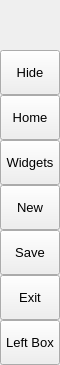
        <widget class="QFrame" name="leftMenuBg">
         <property name="minimumSize">
          <size>
           <width>60</width>
           <height>0</height>
          </size>
         </property>
         <property name="maximumSize">
          <size>
           <width>60</width>
           <height>16777215</height>
          </size>
         </property>
         <property name="frameShape">
          <enum>QFrame::NoFrame</enum>
         </property>
         <property name="frameShadow">
          <enum>QFrame::Raised</enum>
         </property>
         <layout class="QVBoxLayout" name="verticalLayout_3">
          <property name="spacing">
           <number>0</number>
          </property>
          <property name="leftMargin">
           <number>0</number>
          </property>
          <property name="topMargin">
           <number>0</number>
          </property>
          <property name="rightMargin">
           <number>0</number>
          </property>
          <property name="bottomMargin">
           <number>0</number>
          </property>
          <item>
           <widget class="QFrame" name="topLogoInfo">
            <property name="minimumSize">
             <size>
              <width>0</width>
              <height>50</height>
             </size>
            </property>
            <property name="maximumSize">
             <size>
              <width>16777215</width>
              <height>50</height>
             </size>
            </property>
            <property name="frameShape">
             <enum>QFrame::NoFrame</enum>
            </property>
            <property name="frameShadow">
             <enum>QFrame::Raised</enum>
            </property>
            <widget class="QFrame" name="topLogo">
             <property name="geometry">
              <rect>
               <x>10</x>
               <y>5</y>
               <width>42</width>
               <height>42</height>
              </rect>
             </property>
             <property name="minimumSize">
              <size>
               <width>42</width>
               <height>42</height>
              </size>
             </property>
             <property name="maximumSize">
              <size>
               <width>42</width>
               <height>42</height>
              </size>
             </property>
             <property name="frameShape">
              <enum>QFrame::NoFrame</enum>
             </property>
             <property name="frameShadow">
              <enum>QFrame::Raised</enum>
             </property>
            </widget>
            <widget class="QLabel" name="titleLeftApp">
             <property name="geometry">
              <rect>
               <x>70</x>
               <y>8</y>
               <width>160</width>
               <height>20</height>
              </rect>
             </property>
             <property name="font">
              <font>
               <family>Segoe UI Semibold</family>
               <pointsize>12</pointsize>
               <italic>false</italic>
               <bold>false</bold>
              </font>
             </property>
             <property name="text">
              <string>PyDracula</string>
             </property>
             <property name="alignment">
              <set>Qt::AlignLeading|Qt::AlignLeft|Qt::AlignTop</set>
             </property>
            </widget>
            <widget class="QLabel" name="titleLeftDescription">
             <property name="geometry">
              <rect>
               <x>70</x>
               <y>27</y>
               <width>160</width>
               <height>16</height>
              </rect>
             </property>
             <property name="maximumSize">
              <size>
               <width>16777215</width>
               <height>16</height>
              </size>
             </property>
             <property name="font">
              <font>
               <family>Segoe UI</family>
               <pointsize>8</pointsize>
               <italic>false</italic>
               <bold>false</bold>
              </font>
             </property>
             <property name="text">
              <string>Modern GUI / Flat Style</string>
             </property>
             <property name="alignment">
              <set>Qt::AlignLeading|Qt::AlignLeft|Qt::AlignTop</set>
             </property>
            </widget>
           </widget>
          </item>
          <item>
           <widget class="QFrame" name="leftMenuFrame">
            <property name="frameShape">
             <enum>QFrame::NoFrame</enum>
            </property>
            <property name="frameShadow">
             <enum>QFrame::Raised</enum>
            </property>
            <layout class="QVBoxLayout" name="verticalMenuLayout">
             <property name="spacing">
              <number>0</number>
             </property>
             <property name="leftMargin">
              <number>0</number>
             </property>
             <property name="topMargin">
              <number>0</number>
             </property>
             <property name="rightMargin">
              <number>0</number>
             </property>
             <property name="bottomMargin">
              <number>0</number>
             </property>
             <item>
              <widget class="QFrame" name="toggleBox">
               <property name="maximumSize">
                <size>
                 <width>16777215</width>
                 <height>45</height>
                </size>
               </property>
               <property name="frameShape">
                <enum>QFrame::NoFrame</enum>
               </property>
               <property name="frameShadow">
                <enum>QFrame::Raised</enum>
               </property>
               <layout class="QVBoxLayout" name="verticalLayout_4">
                <property name="spacing">
                 <number>0</number>
                </property>
                <property name="leftMargin">
                 <number>0</number>
                </property>
                <property name="topMargin">
                 <number>0</number>
                </property>
                <property name="rightMargin">
                 <number>0</number>
                </property>
                <property name="bottomMargin">
                 <number>0</number>
                </property>
                <item>
                 <widget class="QPushButton" name="toggleButton">
                  <property name="sizePolicy">
                   <sizepolicy hsizetype="Expanding" vsizetype="Fixed">
                    <horstretch>0</horstretch>
                    <verstretch>0</verstretch>
                   </sizepolicy>
                  </property>
                  <property name="minimumSize">
                   <size>
                    <width>0</width>
                    <height>45</height>
                   </size>
                  </property>
                  <property name="font">
                   <font>
                    <family>Segoe UI</family>
                    <pointsize>10</pointsize>
                    <italic>false</italic>
                    <bold>false</bold>
                   </font>
                  </property>
                  <property name="cursor">
                   <cursorShape>PointingHandCursor</cursorShape>
                  </property>
                  <property name="layoutDirection">
                   <enum>Qt::LeftToRight</enum>
                  </property>
                  <property name="styleSheet">
                   <string notr="true">background-image: url(:/icons/images/icons/icon_menu.png);</string>
                  </property>
                  <property name="text">
                   <string>Hide</string>
                  </property>
                 </widget>
                </item>
               </layout>
              </widget>
             </item>
             <item alignment="Qt::AlignTop">
              <widget class="QFrame" name="topMenu">
               <property name="frameShape">
                <enum>QFrame::NoFrame</enum>
               </property>
               <property name="frameShadow">
                <enum>QFrame::Raised</enum>
               </property>
               <layout class="QVBoxLayout" name="verticalLayout_8">
                <property name="spacing">
                 <number>0</number>
                </property>
                <property name="leftMargin">
                 <number>0</number>
                </property>
                <property name="topMargin">
                 <number>0</number>
                </property>
                <property name="rightMargin">
                 <number>0</number>
                </property>
                <property name="bottomMargin">
                 <number>0</number>
                </property>
                <item>
                 <widget class="QPushButton" name="btn_home">
                  <property name="sizePolicy">
                   <sizepolicy hsizetype="Expanding" vsizetype="Fixed">
                    <horstretch>0</horstretch>
                    <verstretch>0</verstretch>
                   </sizepolicy>
                  </property>
                  <property name="minimumSize">
                   <size>
                    <width>0</width>
                    <height>45</height>
                   </size>
                  </property>
                  <property name="font">
                   <font>
                    <family>Segoe UI</family>
                    <pointsize>10</pointsize>
                    <italic>false</italic>
                    <bold>false</bold>
                   </font>
                  </property>
                  <property name="cursor">
                   <cursorShape>PointingHandCursor</cursorShape>
                  </property>
                  <property name="layoutDirection">
                   <enum>Qt::LeftToRight</enum>
                  </property>
                  <property name="styleSheet">
                   <string notr="true">background-image: url(:/icons/images/icons/cil-home.png);</string>
                  </property>
                  <property name="text">
                   <string>Home</string>
                  </property>
                 </widget>
                </item>
                <item>
                 <widget class="QPushButton" name="btn_widgets">
                  <property name="sizePolicy">
                   <sizepolicy hsizetype="Expanding" vsizetype="Fixed">
                    <horstretch>0</horstretch>
                    <verstretch>0</verstretch>
                   </sizepolicy>
                  </property>
                  <property name="minimumSize">
                   <size>
                    <width>0</width>
                    <height>45</height>
                   </size>
                  </property>
                  <property name="font">
                   <font>
                    <family>Segoe UI</family>
                    <pointsize>10</pointsize>
                    <italic>false</italic>
                    <bold>false</bold>
                   </font>
                  </property>
                  <property name="cursor">
                   <cursorShape>PointingHandCursor</cursorShape>
                  </property>
                  <property name="layoutDirection">
                   <enum>Qt::LeftToRight</enum>
                  </property>
                  <property name="styleSheet">
                   <string notr="true">background-image: url(:/icons/images/icons/cil-gamepad.png);</string>
                  </property>
                  <property name="text">
                   <string>Widgets</string>
                  </property>
                 </widget>
                </item>
                <item>
                 <widget class="QPushButton" name="btn_new">
                  <property name="sizePolicy">
                   <sizepolicy hsizetype="Expanding" vsizetype="Fixed">
                    <horstretch>0</horstretch>
                    <verstretch>0</verstretch>
                   </sizepolicy>
                  </property>
                  <property name="minimumSize">
                   <size>
                    <width>0</width>
                    <height>45</height>
                   </size>
                  </property>
                  <property name="font">
                   <font>
                    <family>Segoe UI</family>
                    <pointsize>10</pointsize>
                    <italic>false</italic>
                    <bold>false</bold>
                   </font>
                  </property>
                  <property name="cursor">
                   <cursorShape>PointingHandCursor</cursorShape>
                  </property>
                  <property name="layoutDirection">
                   <enum>Qt::LeftToRight</enum>
                  </property>
                  <property name="styleSheet">
                   <string notr="true">background-image: url(:/icons/images/icons/cil-file.png);</string>
                  </property>
                  <property name="text">
                   <string>New</string>
                  </property>
                 </widget>
                </item>
                <item>
                 <widget class="QPushButton" name="btn_save">
                  <property name="sizePolicy">
                   <sizepolicy hsizetype="Expanding" vsizetype="Fixed">
                    <horstretch>0</horstretch>
                    <verstretch>0</verstretch>
                   </sizepolicy>
                  </property>
                  <property name="minimumSize">
                   <size>
                    <width>0</width>
                    <height>45</height>
                   </size>
                  </property>
                  <property name="font">
                   <font>
                    <family>Segoe UI</family>
                    <pointsize>10</pointsize>
                    <italic>false</italic>
                    <bold>false</bold>
                   </font>
                  </property>
                  <property name="cursor">
                   <cursorShape>PointingHandCursor</cursorShape>
                  </property>
                  <property name="layoutDirection">
                   <enum>Qt::LeftToRight</enum>
                  </property>
                  <property name="styleSheet">
                   <string notr="true">
background-image: url(:/icons/images/icons/cil-magnifying-glass.png)</string>
                  </property>
                  <property name="text">
                   <string>Save</string>
                  </property>
                 </widget>
                </item>
                <item>
                 <widget class="QPushButton" name="btn_exit">
                  <property name="sizePolicy">
                   <sizepolicy hsizetype="Expanding" vsizetype="Fixed">
                    <horstretch>0</horstretch>
                    <verstretch>0</verstretch>
                   </sizepolicy>
                  </property>
                  <property name="minimumSize">
                   <size>
                    <width>0</width>
                    <height>45</height>
                   </size>
                  </property>
                  <property name="font">
                   <font>
                    <family>Segoe UI</family>
                    <pointsize>10</pointsize>
                    <italic>false</italic>
                    <bold>false</bold>
                   </font>
                  </property>
                  <property name="cursor">
                   <cursorShape>PointingHandCursor</cursorShape>
                  </property>
                  <property name="layoutDirection">
                   <enum>Qt::LeftToRight</enum>
                  </property>
                  <property name="styleSheet">
                   <string notr="true">background-image: url(:/icons/images/icons/cil-x.png);</string>
                  </property>
                  <property name="text">
                   <string>Exit</string>
                  </property>
                 </widget>
                </item>
               </layout>
              </widget>
             </item>
             <item alignment="Qt::AlignBottom">
              <widget class="QFrame" name="bottomMenu">
               <property name="frameShape">
                <enum>QFrame::NoFrame</enum>
               </property>
               <property name="frameShadow">
                <enum>QFrame::Raised</enum>
               </property>
               <layout class="QVBoxLayout" name="verticalLayout_9">
                <property name="spacing">
                 <number>0</number>
                </property>
                <property name="leftMargin">
                 <number>0</number>
                </property>
                <property name="topMargin">
                 <number>0</number>
                </property>
                <property name="rightMargin">
                 <number>0</number>
                </property>
                <property name="bottomMargin">
                 <number>0</number>
                </property>
                <item>
                 <widget class="QPushButton" name="toggleLeftBox">
                  <property name="sizePolicy">
                   <sizepolicy hsizetype="Expanding" vsizetype="Fixed">
                    <horstretch>0</horstretch>
                    <verstretch>0</verstretch>
                   </sizepolicy>
                  </property>
                  <property name="minimumSize">
                   <size>
                    <width>0</width>
                    <height>45</height>
                   </size>
                  </property>
                  <property name="font">
                   <font>
                    <family>Segoe UI</family>
                    <pointsize>10</pointsize>
                    <italic>false</italic>
                    <bold>false</bold>
                   </font>
                  </property>
                  <property name="cursor">
                   <cursorShape>PointingHandCursor</cursorShape>
                  </property>
                  <property name="layoutDirection">
                   <enum>Qt::LeftToRight</enum>
                  </property>
                  <property name="styleSheet">
                   <string notr="true">background-image: url(:/icons/images/icons/icon_settings.png);</string>
                  </property>
                  <property name="text">
                   <string>Left Box</string>
                  </property>
                 </widget>
                </item>
               </layout>
              </widget>
             </item>
            </layout>
           </widget>
          </item>
         </layout>
        </widget>
